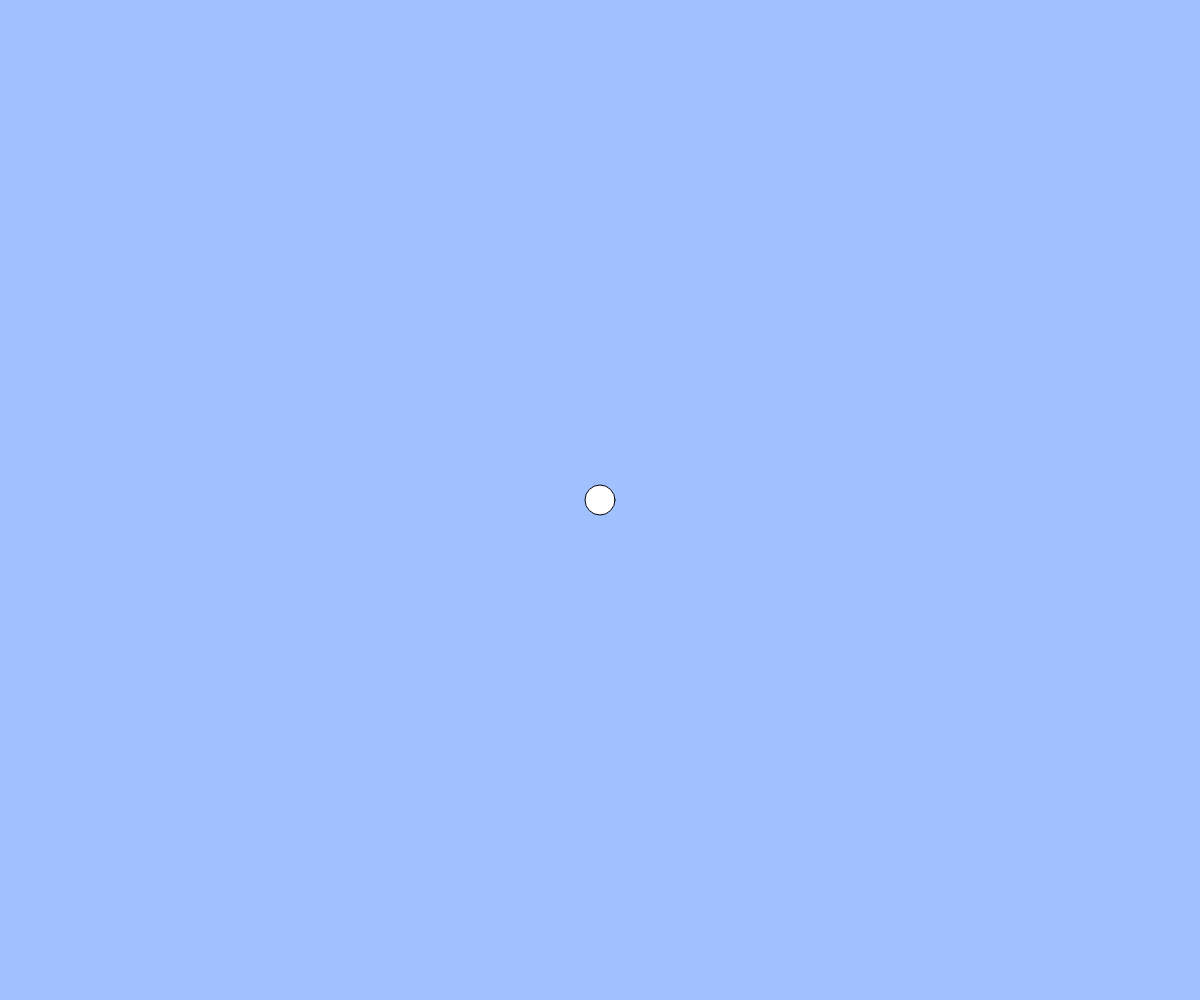
Frame 1 (no input)
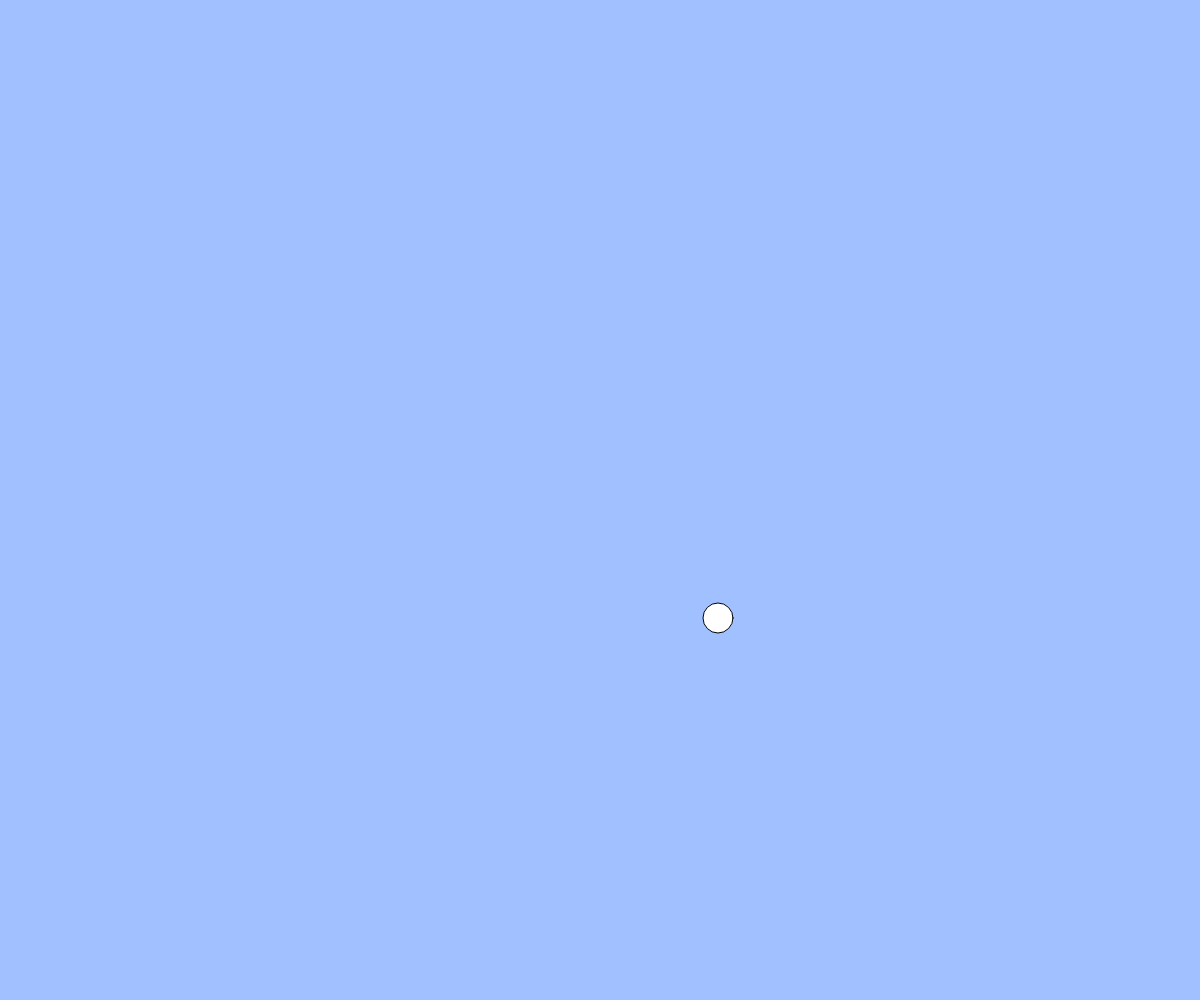
Frame 60 (no input)
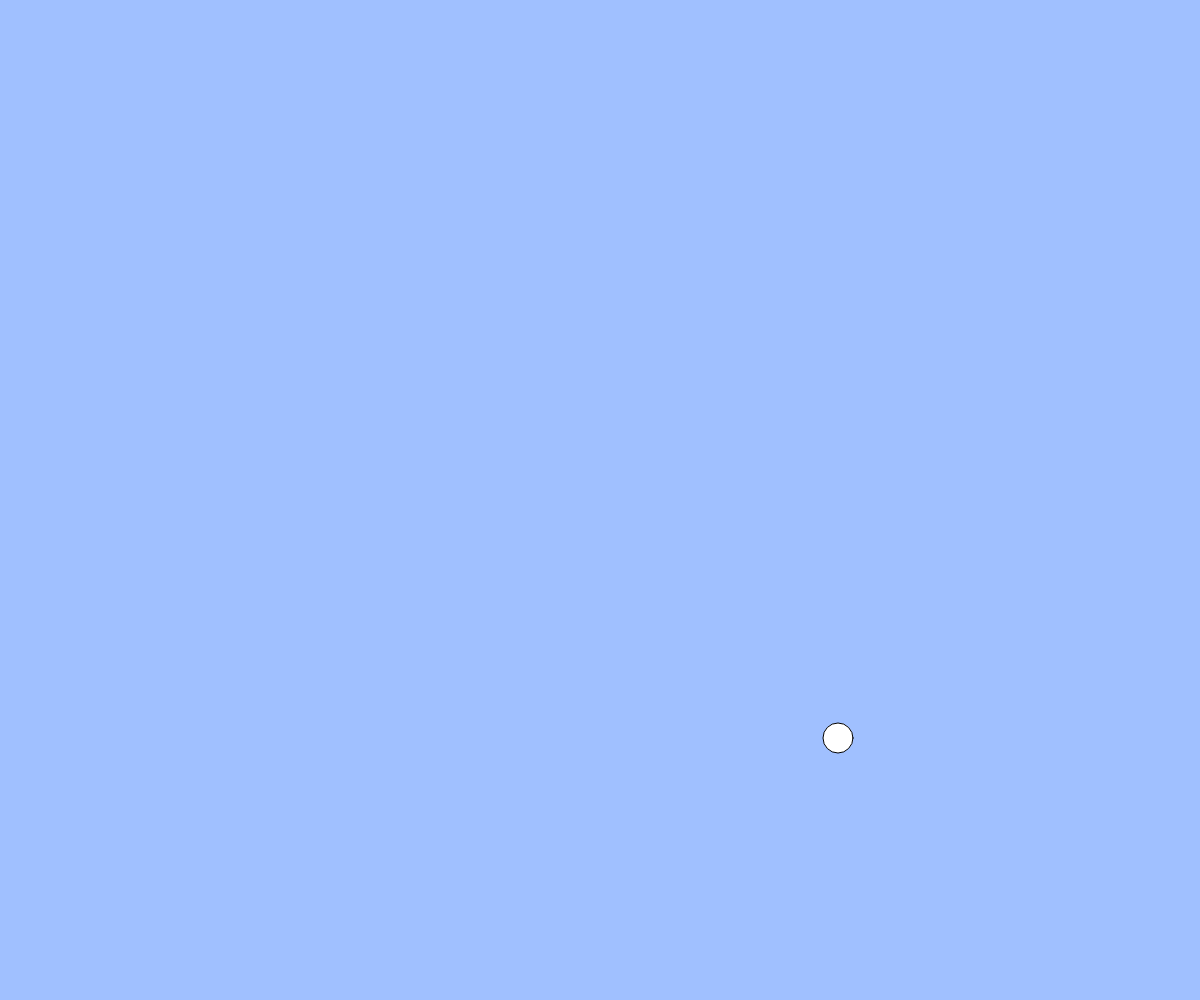
Frame 120 (the mouse pressed at the canvas centre since frame 60)

The p5.js sketch that drew these frames (run headless with seeded random() and noise() and a simulated clock; from frame 60 on, the mouse is pressed at the canvas centre):

// p5.js sketch
// ── sketch.js
// テキスト「インタラクティブなアニメーション」
let x, y, vx, vy;
let grabbed; // 円をつかんでいるかどうかを記憶するために使う変数

function setup(){
  createCanvas(windowWidth, windowHeight);
  x = width / 2;
  y = height / 2;
  vx = 2;
  vy = 2;
  grabbed = false;
}


function draw(){
  background(160, 192, 255);
  ellipse(x, y, 30);
  if(!grabbed){ // つかんでいないときだけアニメーションさせる
    x += vx;
    y += vy;
    if(x < 0 || x > width){ vx = -0.8 * vx; }
    if(y < 0 || y > height){ vy = -0.8 * vy; }
    x = constrain(x, 0, width);
    y = constrain(y, 0, height);
  }
}

function keyPressed(){
  if(key == " "){　// スペースキーを押したらリセット
    x = width / 2;
    y = height / 2;
    vx = 0;
    vy = 0;
    grabbed = false;
  }
}

function mousePressed(){
  grabbed = dist(mouseX, mouseY, x, y) < 30; // distは２点の距離を求める関数
}

function mouseDragged(){
  if(grabbed){
    x = mouseX;
    y = mouseY;
  }
}

function mouseReleased(){
  if(grabbed){
    grabbed = false;
    vx = mouseX - pmouseX;
    vy = mouseY - pmouseY;
  }
}

function windowResized(){
  resizeCanvas(windowWidth, windowHeight);
}
